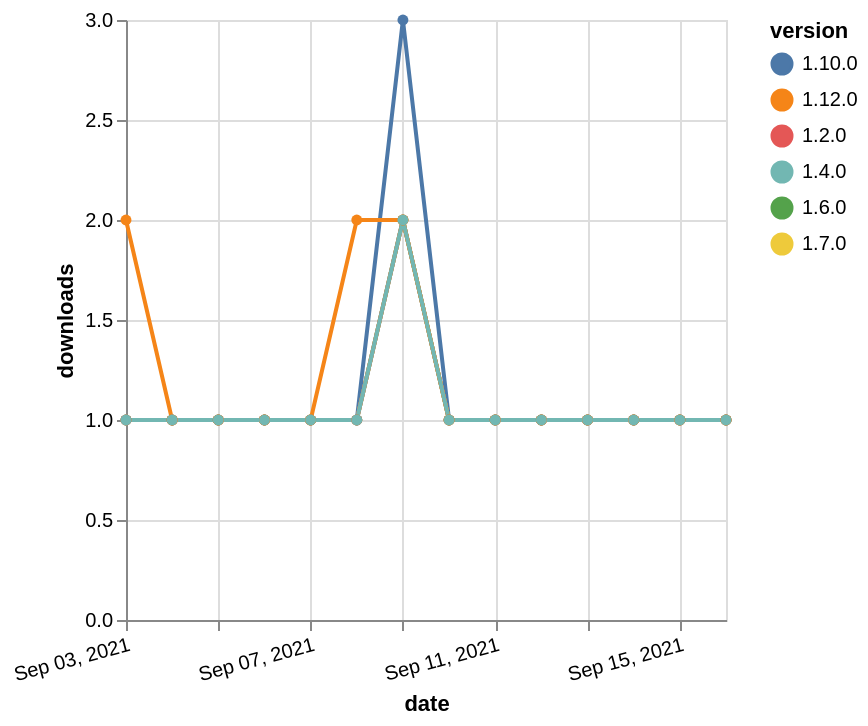

This figure's Vega-Lite source:
### Vega-Lite specification from a JSON file in a GitHub repository (floating-point values rounded to 4 significant figures)
{"$schema": "https://vega.github.io/schema/vega-lite/v5.json", "description": "A simple bar chart with embedded data.", "data": {"values": [{"date": "2021-09-03", "total": 176, "delta": 1, "version": "1.6.0"}, {"date": "2021-09-04", "total": 177, "delta": 1, "version": "1.6.0"}, {"date": "2021-09-05", "total": 178, "delta": 1, "version": "1.6.0"}, {"date": "2021-09-06", "total": 179, "delta": 1, "version": "1.6.0"}, {"date": "2021-09-07", "total": 180, "delta": 1, "version": "1.6.0"}, {"date": "2021-09-08", "total": 181, "delta": 1, "version": "1.6.0"}, {"date": "2021-09-09", "total": 183, "delta": 2, "version": "1.6.0"}, {"date": "2021-09-10", "total": 184, "delta": 1, "version": "1.6.0"}, {"date": "2021-09-11", "total": 185, "delta": 1, "version": "1.6.0"}, {"date": "2021-09-12", "total": 186, "delta": 1, "version": "1.6.0"}, {"date": "2021-09-13", "total": 187, "delta": 1, "version": "1.6.0"}, {"date": "2021-09-14", "total": 188, "delta": 1, "version": "1.6.0"}, {"date": "2021-09-15", "total": 189, "delta": 1, "version": "1.6.0"}, {"date": "2021-09-16", "total": 190, "delta": 1, "version": "1.6.0"}, {"date": "2021-09-03", "total": 176, "delta": 1, "version": "1.10.0"}, {"date": "2021-09-04", "total": 177, "delta": 1, "version": "1.10.0"}, {"date": "2021-09-05", "total": 178, "delta": 1, "version": "1.10.0"}, {"date": "2021-09-06", "total": 179, "delta": 1, "version": "1.10.0"}, {"date": "2021-09-07", "total": 180, "delta": 1, "version": "1.10.0"}, {"date": "2021-09-08", "total": 181, "delta": 1, "version": "1.10.0"}, {"date": "2021-09-09", "total": 184, "delta": 3, "version": "1.10.0"}, {"date": "2021-09-10", "total": 185, "delta": 1, "version": "1.10.0"}, {"date": "2021-09-11", "total": 186, "delta": 1, "version": "1.10.0"}, {"date": "2021-09-12", "total": 187, "delta": 1, "version": "1.10.0"}, {"date": "2021-09-13", "total": 188, "delta": 1, "version": "1.10.0"}, {"date": "2021-09-14", "total": 189, "delta": 1, "version": "1.10.0"}, {"date": "2021-09-15", "total": 190, "delta": 1, "version": "1.10.0"}, {"date": "2021-09-16", "total": 191, "delta": 1, "version": "1.10.0"}, {"date": "2021-09-03", "total": 153, "delta": 1, "version": "1.7.0"}, {"date": "2021-09-04", "total": 154, "delta": 1, "version": "1.7.0"}, {"date": "2021-09-05", "total": 155, "delta": 1, "version": "1.7.0"}, {"date": "2021-09-06", "total": 156, "delta": 1, "version": "1.7.0"}, {"date": "2021-09-07", "total": 157, "delta": 1, "version": "1.7.0"}, {"date": "2021-09-08", "total": 158, "delta": 1, "version": "1.7.0"}, {"date": "2021-09-09", "total": 160, "delta": 2, "version": "1.7.0"}, {"date": "2021-09-10", "total": 161, "delta": 1, "version": "1.7.0"}, {"date": "2021-09-11", "total": 162, "delta": 1, "version": "1.7.0"}, {"date": "2021-09-12", "total": 163, "delta": 1, "version": "1.7.0"}, {"date": "2021-09-13", "total": 164, "delta": 1, "version": "1.7.0"}, {"date": "2021-09-14", "total": 165, "delta": 1, "version": "1.7.0"}, {"date": "2021-09-15", "total": 166, "delta": 1, "version": "1.7.0"}, {"date": "2021-09-16", "total": 167, "delta": 1, "version": "1.7.0"}, {"date": "2021-09-03", "total": 241, "delta": 1, "version": "1.2.0"}, {"date": "2021-09-04", "total": 242, "delta": 1, "version": "1.2.0"}, {"date": "2021-09-05", "total": 243, "delta": 1, "version": "1.2.0"}, {"date": "2021-09-06", "total": 244, "delta": 1, "version": "1.2.0"}, {"date": "2021-09-07", "total": 245, "delta": 1, "version": "1.2.0"}, {"date": "2021-09-08", "total": 246, "delta": 1, "version": "1.2.0"}, {"date": "2021-09-09", "total": 248, "delta": 2, "version": "1.2.0"}, {"date": "2021-09-10", "total": 249, "delta": 1, "version": "1.2.0"}, {"date": "2021-09-11", "total": 250, "delta": 1, "version": "1.2.0"}, {"date": "2021-09-12", "total": 251, "delta": 1, "version": "1.2.0"}, {"date": "2021-09-13", "total": 252, "delta": 1, "version": "1.2.0"}, {"date": "2021-09-14", "total": 253, "delta": 1, "version": "1.2.0"}, {"date": "2021-09-15", "total": 254, "delta": 1, "version": "1.2.0"}, {"date": "2021-09-16", "total": 255, "delta": 1, "version": "1.2.0"}, {"date": "2021-09-03", "total": 120, "delta": 2, "version": "1.12.0"}, {"date": "2021-09-04", "total": 121, "delta": 1, "version": "1.12.0"}, {"date": "2021-09-05", "total": 122, "delta": 1, "version": "1.12.0"}, {"date": "2021-09-06", "total": 123, "delta": 1, "version": "1.12.0"}, {"date": "2021-09-07", "total": 124, "delta": 1, "version": "1.12.0"}, {"date": "2021-09-08", "total": 126, "delta": 2, "version": "1.12.0"}, {"date": "2021-09-09", "total": 128, "delta": 2, "version": "1.12.0"}, {"date": "2021-09-10", "total": 129, "delta": 1, "version": "1.12.0"}, {"date": "2021-09-11", "total": 130, "delta": 1, "version": "1.12.0"}, {"date": "2021-09-12", "total": 131, "delta": 1, "version": "1.12.0"}, {"date": "2021-09-13", "total": 132, "delta": 1, "version": "1.12.0"}, {"date": "2021-09-14", "total": 133, "delta": 1, "version": "1.12.0"}, {"date": "2021-09-15", "total": 134, "delta": 1, "version": "1.12.0"}, {"date": "2021-09-16", "total": 135, "delta": 1, "version": "1.12.0"}, {"date": "2021-09-03", "total": 193, "delta": 1, "version": "1.4.0"}, {"date": "2021-09-04", "total": 194, "delta": 1, "version": "1.4.0"}, {"date": "2021-09-05", "total": 195, "delta": 1, "version": "1.4.0"}, {"date": "2021-09-06", "total": 196, "delta": 1, "version": "1.4.0"}, {"date": "2021-09-07", "total": 197, "delta": 1, "version": "1.4.0"}, {"date": "2021-09-08", "total": 198, "delta": 1, "version": "1.4.0"}, {"date": "2021-09-09", "total": 200, "delta": 2, "version": "1.4.0"}, {"date": "2021-09-10", "total": 201, "delta": 1, "version": "1.4.0"}, {"date": "2021-09-11", "total": 202, "delta": 1, "version": "1.4.0"}, {"date": "2021-09-12", "total": 203, "delta": 1, "version": "1.4.0"}, {"date": "2021-09-13", "total": 204, "delta": 1, "version": "1.4.0"}, {"date": "2021-09-14", "total": 205, "delta": 1, "version": "1.4.0"}, {"date": "2021-09-15", "total": 206, "delta": 1, "version": "1.4.0"}, {"date": "2021-09-16", "total": 207, "delta": 1, "version": "1.4.0"}]}, "width": "container", "mark": {"type": "line", "point": {"filled": true}}, "encoding": {"x": {"field": "date", "type": "temporal", "timeUnit": "yearmonthdate", "title": "date", "axis": {"labelAngle": -15}}, "y": {"field": "delta", "type": "quantitative", "title": "downloads"}, "color": {"field": "version", "type": "nominal"}, "tooltip": {"field": "delta"}}}
